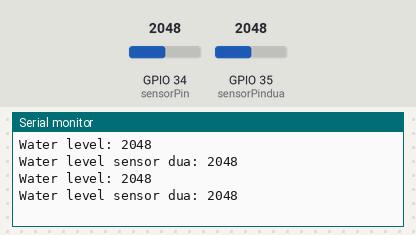
Bench run of a sketch on a simulated ESP32. On the bench: the last lines printed to the serial monitor. The test bench sets the inputs (shaded band); at power-on: GPIO 34 (sensorPin) = 2048, GPIO 35 (sensorPindua) = 2048.

Above: at 1.8 s.
1.9 s: GPIO 34 (sensorPin) set to 2866
At 2.8 s:
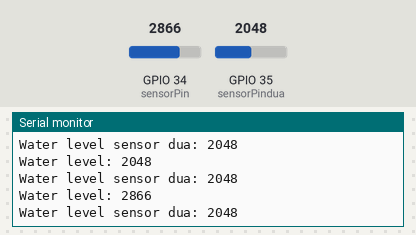
3.4 s: GPIO 35 (sensorPindua) set to 2866
At 4.7 s:
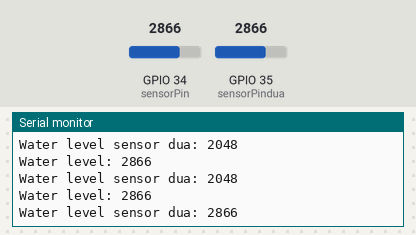
4.9 s: GPIO 34 (sensorPin) set to 3603
At 5.9 s:
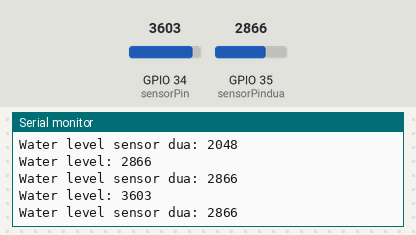
6.4 s: GPIO 35 (sensorPindua) set to 3603
At 7.6 s:
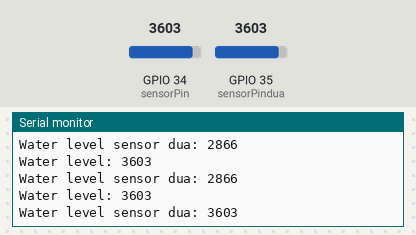
Timing chart, 0 to 8.9 s (numbered marks = the images above; inputs shaded):
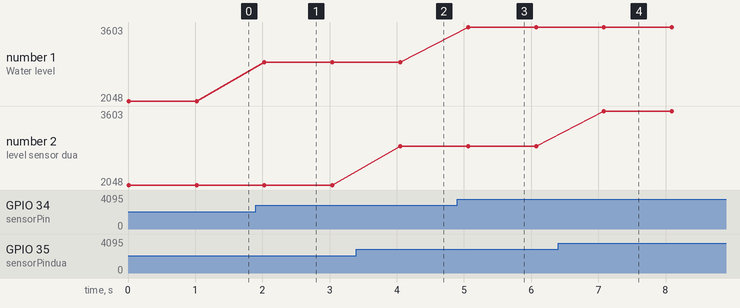

Measured:
- after the input at 1.9 s, the serial monitor: prints a new line after 0.13 s (image 1)
- after the input at 3.4 s, the serial monitor: prints a new line after 0.65 s (image 2)
- after the input at 4.9 s, the serial monitor: prints a new line after 0.16 s (image 3)
- after the input at 6.4 s, the serial monitor: prints a new line after 0.68 s (image 4)
- plotted number 1: 2048 → 2866 after the input at 1.9 s, 2866 → 3603 after the input at 4.9 s

The sketch:

maincode.cpp.ino
```cpp
#define sensorPower  17
#define sensorPin 34
#define sensorPindua 35

//#define sensorPower 4
//const int sensorPower = 35;

// water sensor is connected to GPIO 34 (Analog ADC1_CH6)
//const int sensorPin = 34;
//#define sensorPin A0

int val = 0;
int valsensordua = 0;

void setup() {
  pinMode(sensorPower, OUTPUT);
  digitalWrite(sensorPower, LOW);
  Serial.begin(9600);
}

void loop() {
  digitalWrite(sensorPower, HIGH);
  delay(10);
  val = analogRead(sensorPin);
  valsensordua = analogRead(sensorPindua);
  digitalWrite(sensorPower, LOW);
  Serial.print("Water level: ");
  Serial.println(val);

  Serial.print("Water level sensor dua: ");
  Serial.println(valsensordua);
  delay(1000);
}
```
